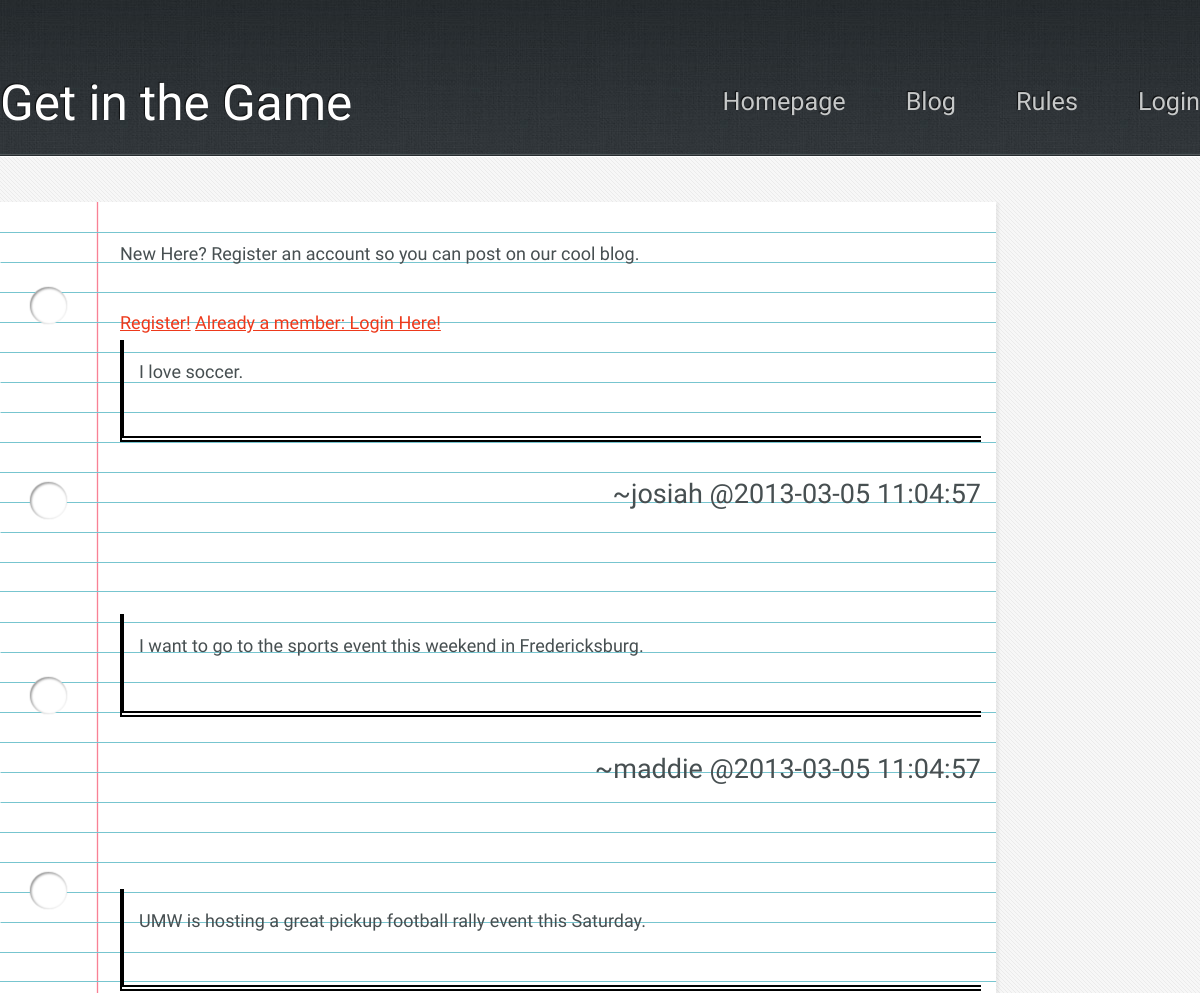
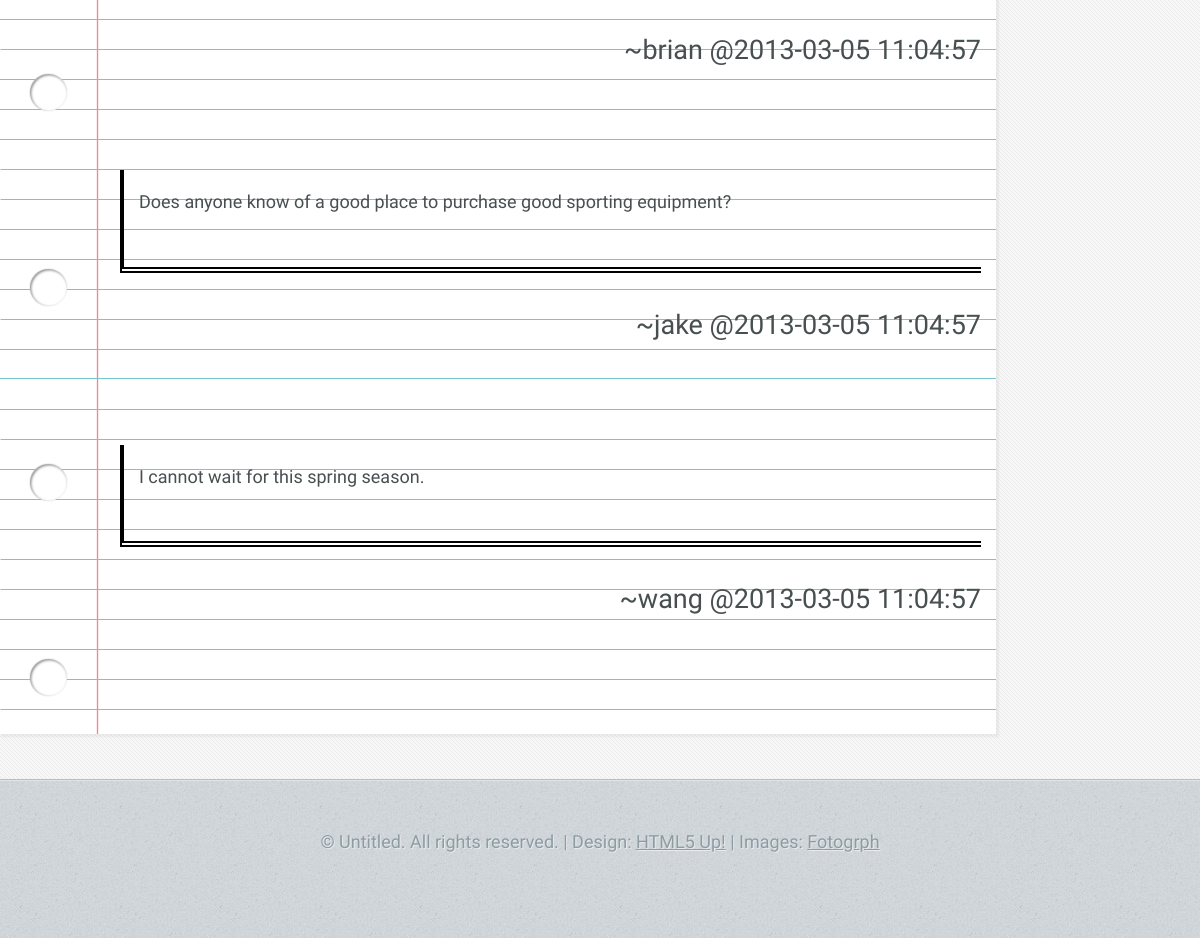
Screenshot of /blog.php with the database file from the repository (2 pictures, top to bottom).
### tables this page shows
CREATE TABLE IF NOT EXISTS blog (
	blog_id INT NOT NULL AUTO_INCREMENT,
	username VARCHAR(12) NOT NULL,
	sdate TIMESTAMP NOT NULL DEFAULT NOW(),
	content BLOB NOT NULL,
	CONSTRAINT users_username_fk FOREIGN KEY (username) REFERENCES users(username),
	PRIMARY KEY (blog_id)
);

### php/blog_loadentries.php (the view)
<?php
	include('db_connect.php');
	$query = "SELECT * FROM blog ORDER BY sdate DESC";
	$result = mysqli_query($db, $query)
		 or die("Error Querying Database");
	foreach ($result as $row) {
		Echo "<p style='padding: 15px; border-left: 4px solid black; border-bottom: 6px double black'>" . $row['content'] . "<br><br>
			<blockquote style='text-align:right; font-size:1.5em'>~" . $row['username'] . " " . " @" . $row['sdate'] . "</blockquote></p><br><br>";
	}
?>

### css/5grid/core.css (style rules this page uses)
html, body, div, span, applet, object, iframe, h1, h2, h3, h4, h5, h6, p, blockquote, pre, a, abbr, acronym, address, big, cite, code, del, dfn, em, img, ins, kbd, q, s, samp, small, strike, strong, sub, sup, tt, var, b, u, i, center, dl, dt, dd, ol, ul, li, fieldset, form, label, legend, table, caption, tbody, tfoot, thead, tr, th, td, article, aside, canvas, details, embed, figure, figcaption, footer, header, hgroup, menu, nav, output, ruby, section, summary, time, mark, audio, video { margin: 0; padding: 0; border: 0; font-size: 100%; font: inherit; vertical-align: baseline; }
body { line-height: 1; }
blockquote, q { quotes: none; }
blockquote:before, blockquote:after, q:before, q:after { content: ''; content: none; }

### css/style.css (style rules this page uses)
body { background: #D4D9DD url('images/bg03.jpg'); }
body, input, textarea, select { color: #474f51; font-size: 13.5pt; font-family: 'Yanone Kaffeesatz'; line-height: 1.85em; font-weight: 300; }
ul, ol, p, dl { margin: 0 0 2em 0; }

### rows the page displays
blog: content "I love soccer.", username "josiah", sdate "2013-03-05 11:04:57"
blog: content "I want to go to the sports event this weekend in Fredericksburg.", username "maddie", sdate "2013-03-05 11:04:57"
blog: content "UMW is hosting a great pickup football rally event this Saturday.", username "brian", sdate "2013-03-05 11:04:57"
blog: content "Does anyone know of a good place to purchase good sporting equipment?", username "jake", sdate "2013-03-05 11:04:57"
blog: content "I cannot wait for this spring season.", username "wang", sdate "2013-03-05 11:04:57"
